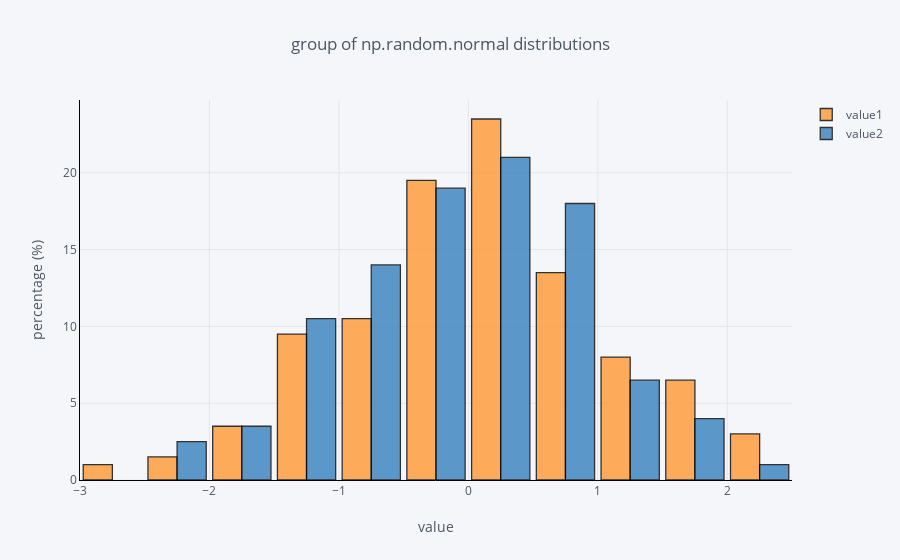

The notebook cell saved with this chart:
### Code cell
df[['value1', 'value2']].iplot(
    kind='hist',
    linecolor='black',
    bins=20,
    histnorm='percent',
    bargap=0.1,
    opacity=0.8,
    barmode='group',
    xTitle='value',
    yTitle='percentage (%)',
    title='group of np.random.normal distributions')

### Figure 1 — Plotly figure (JSON) as saved in the notebook; plotly's stock layout.template omitted (floating-point values rounded to 4 significant figures; data arrays with more than 128 entries replaced by an {"elided": "..."} marker saying what was removed)
{"data": [{"histfunc": "count", "histnorm": "percent", "marker": {"color": "rgba(255, 153, 51, 1.0)", "line": {"color": "#000000", "width": 1.3}}, "name": "value1", "nbinsx": 20, "opacity": 0.8, "orientation": "v", "type": "histogram", "uid": "821e885f-ae5b-4486-9b21-9877bffad409", "x": {"elided": "200 float values"}}, {"histfunc": "count", "histnorm": "percent", "marker": {"color": "rgba(55, 128, 191, 1.0)", "line": {"color": "#000000", "width": 1.3}}, "name": "value2", "nbinsx": 20, "opacity": 0.8, "orientation": "v", "type": "histogram", "uid": "b740ab6c-f5e3-4c05-978c-ab47035ab810", "x": {"elided": "200 float values"}}], "layout": {"bargap": 0.1, "barmode": "group", "legend": {"bgcolor": "#F5F6F9", "font": {"color": "#4D5663"}}, "paper_bgcolor": "#F5F6F9", "plot_bgcolor": "#F5F6F9", "title": {"font": {"color": "#4D5663"}, "text": "group of np.random.normal distributions"}, "xaxis": {"gridcolor": "#E1E5ED", "linecolor": "black", "showgrid": true, "tickfont": {"color": "#4D5663"}, "title": {"font": {"color": "#4D5663"}, "text": "value"}, "zerolinecolor": "#E1E5ED"}, "yaxis": {"gridcolor": "#E1E5ED", "linecolor": "black", "showgrid": true, "tickfont": {"color": "#4D5663"}, "title": {"font": {"color": "#4D5663"}, "text": "percentage (%)"}, "zerolinecolor": "#E1E5ED"}}}
